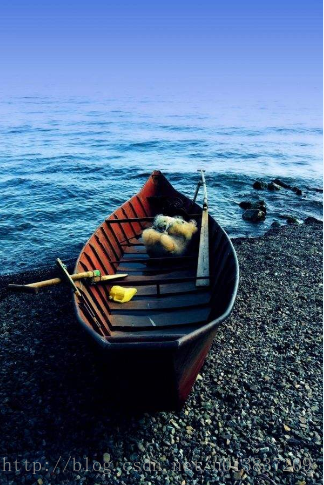
#> input picture 016 opencv_SIFT安装提取关键点/windows_opencv_SIFT/sift/boat.png, 324 x 485 px
$ jupyter execute sift01.ipynb
#> lines starting #> are read from the running program, lines starting #| are printed output that depends on the picture
[cell 1]
import cv2

[cell 2]
img = cv2.imread('boat.png')
#> img is the input picture: shape (485, 324, 3); mean B, G, R 129.6, 97.9, 73.9
gray= cv2.cvtColor(img,cv2.COLOR_BGR2GRAY)
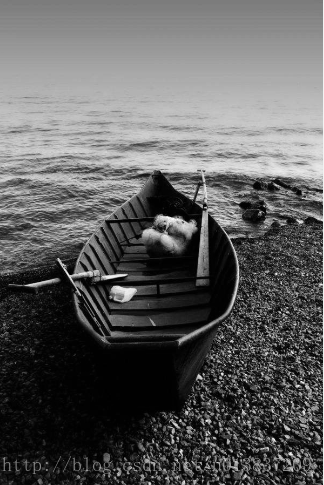
#> gray: shape (485, 324); min 0, max 250, mean 94.3

[cell 3]
sift = cv2.xfeatures2d.SIFT_create()

[cell 4]
kp = sift.detect(gray,None)
#> kp = 1345 keypoints; strongest (x, y, size): (290, 454, 2.4), (181, 451, 2.3), (180, 421, 1.8), (273, 439, 2.4)

[cell 5]
img=cv2.drawKeypoints(gray,kp,img)
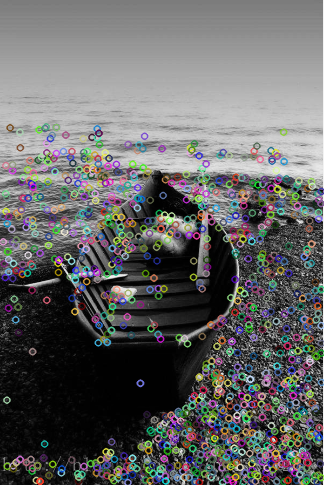
#> img: shape (485, 324, 3); mean B, G, R 101, 101.1, 100.9
cv2.imwrite('sift_keypoints.jpg',img)
#> Out = True
